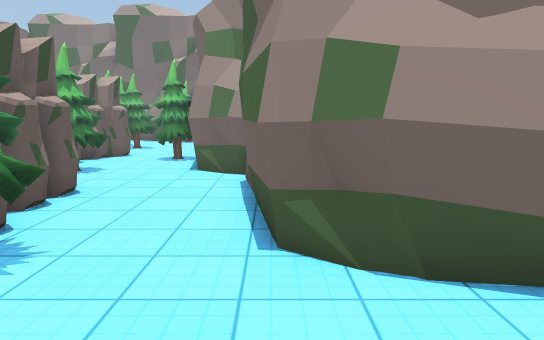
[1] (above)

18 first-person views from a walk through a Unity game level. The camera is 1.5 m above the floor, tilts 8° down and sees 70° across. The floor is counted in squares, 1 m on a side. Each view is taken from the middle of a square. On the plan, view 1 faces up. The plan holds only what a view shows up to about 17 squares ahead; the rest is blank. The place goes on beyond the plan. The player character is not drawn. Some surface patterns are stand-ins.

[2]
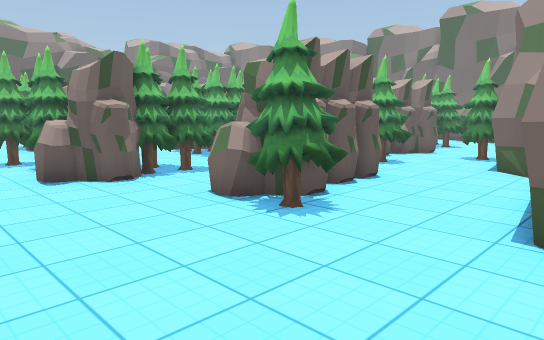

[3]
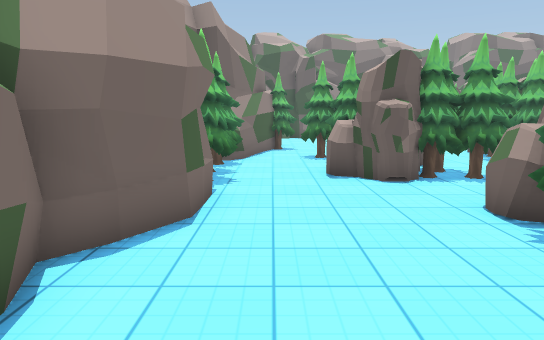

[4]
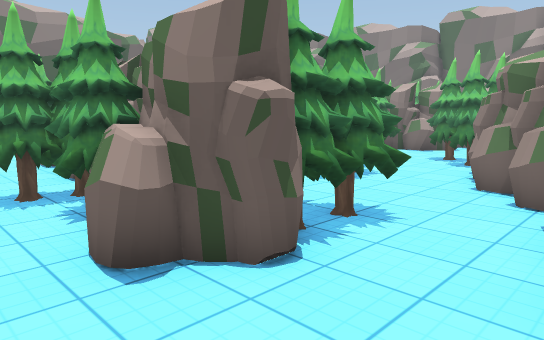

[5]
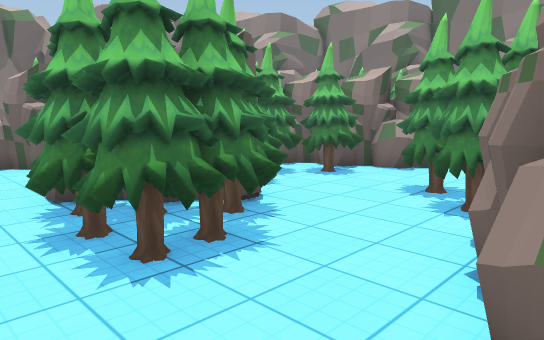

[6]
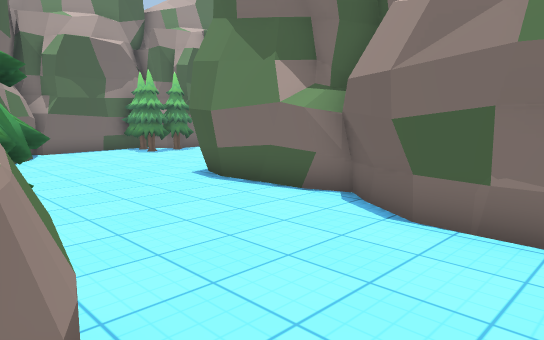

[7]
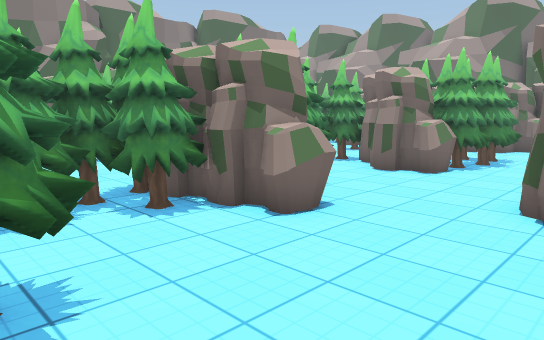

[8]
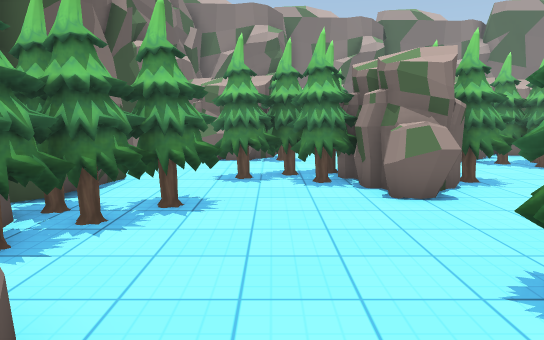

[9]
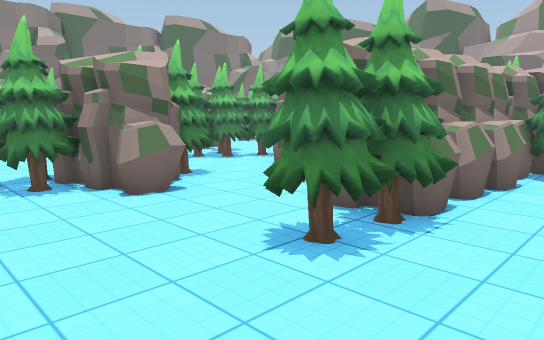

[10]
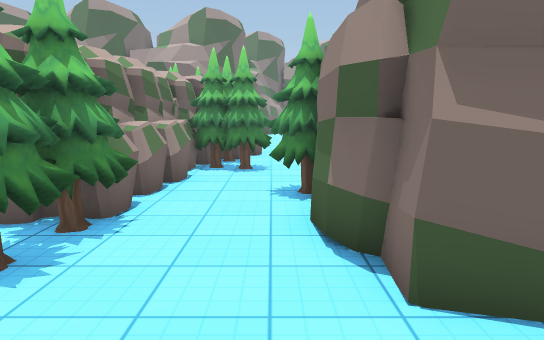

[11]
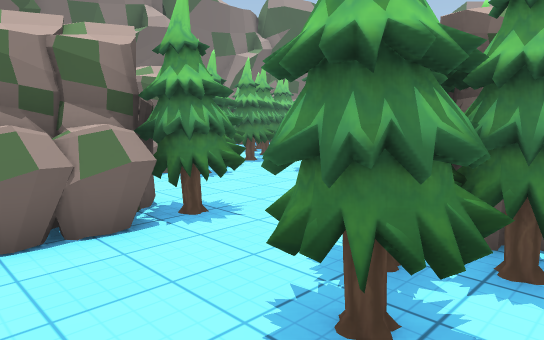

[12]
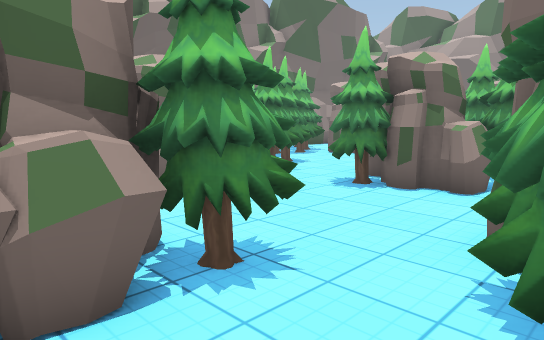

[13]
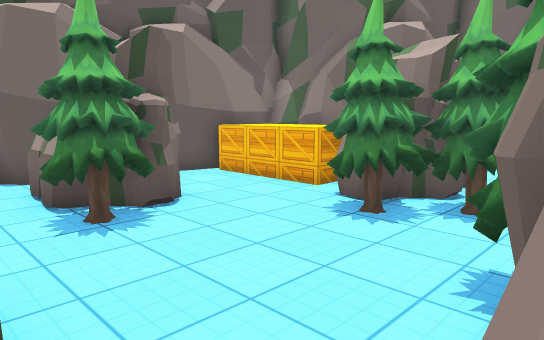

[14]
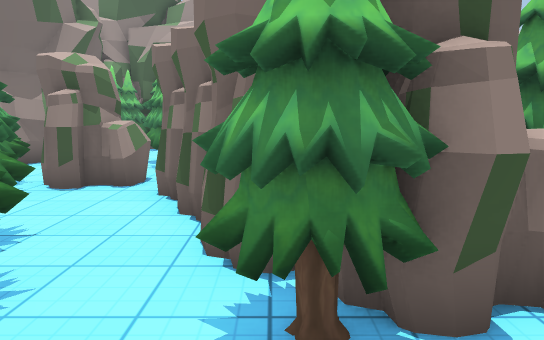

[15]
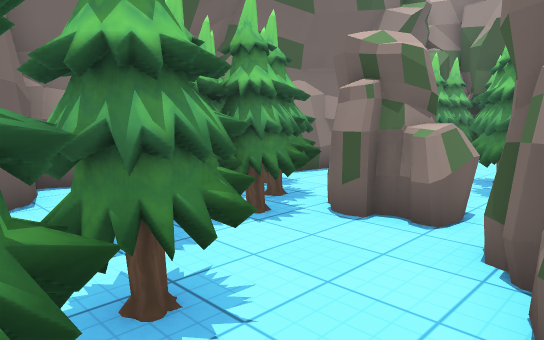

[16]
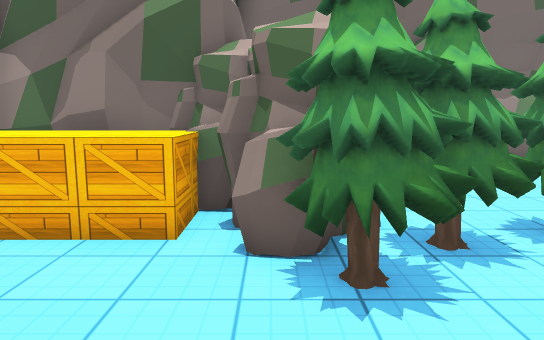

[17]
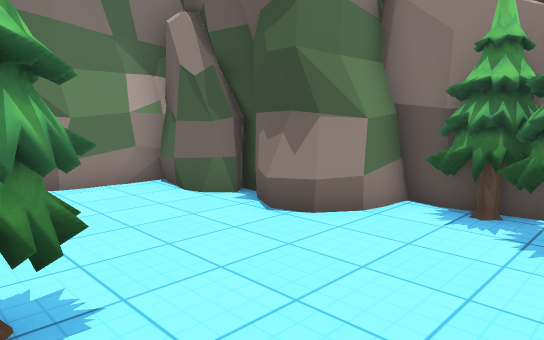

[18]
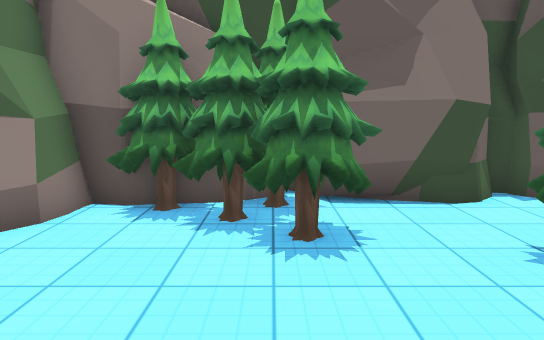

### Floor plan
Key: @ floor where view 1 was taken; # wall or solid block; . floor; = window, fence, low wall or low ledge; R rock; T tree; B box; O other object.
Columns run from 28 left of view 1 to 10 right of it. Each row starts with its distance up from view 1.
 22             .O  TT     TTT#
 21   ####RRO ...OOTTR     TTT
 20   #BBBR R..TTT..RRRTTT...T
 19   #BBBRRTTTTTT..RR.TTT
 18   #....TTTTT...RR  TT
 17    ....TT...RRRRR      ..
 16   OO R....TTRR RR..  OO..
 15  #ORRTT...TTRRTT...    R.
 14  # RRTT....RTTTT.TTTT RRTT
 13  #.........RTTT...TTT R.TT
 12 ##....TTRO..TTTT...TT O...
 11 ##..TTTTROO...TTT...R TT..##
 10  #..TTTTRTT..RRRTT..R TT...#
  9  #....TTRTT..RTTTTT.RR R....
  8  #TTT..RR....RTTTTT..R RR...
  7  TTTT...........TT....RRR...#
  6  #TT................T.RR ...#
  5  #TT....TRRRRRRRRRTTT.  R...#
  4  ##....TTTTRRRRRRRTTT..RTT..###
  3  ###....TTT.RRRTTTTTT...TT....#
  2    #=.........TTTTRRR...........
  1    #.......TT..T...R............... ##
  0    ##..#####T#..............@........##
 -1    ##..#     ####TTOTT###.............#
 -2    #####         TTOTT  #######.......#
 -3                           #    .....T.#
 -4                                 ....TTT
 -5                                   ..TT
 -6                                     T

Where each view was taken, in squares from view 1:
view 1: 0 up, 0 right, facing up
view 2: 1 down, 1 right, facing up-left
view 3: 0 up, 1 right, facing left
view 4: 0 up, 5 left, facing up-left
view 5: 6 up, 7 left, facing up-left
view 6: 4 up, 7 left, facing down-right
view 7: 4 up, 25 left, facing up-right
view 8: 1 up, 23 left, facing up
view 9: 1 up, 24 left, facing up-right
view 10: 1 up, 24 left, facing right
view 11: 9 up, 26 left, facing up-right
view 12: 11 up, 25 left, facing up-right
view 13: 12 up, 17 left, facing up-left
view 14: 16 up, 20 left, facing right
view 15: 17 up, 17 left, facing up-right
view 16: 14 up, 21 left, facing up
view 17: 7 up, 20 left, facing down-left
view 18: 7 up, 20 left, facing left
